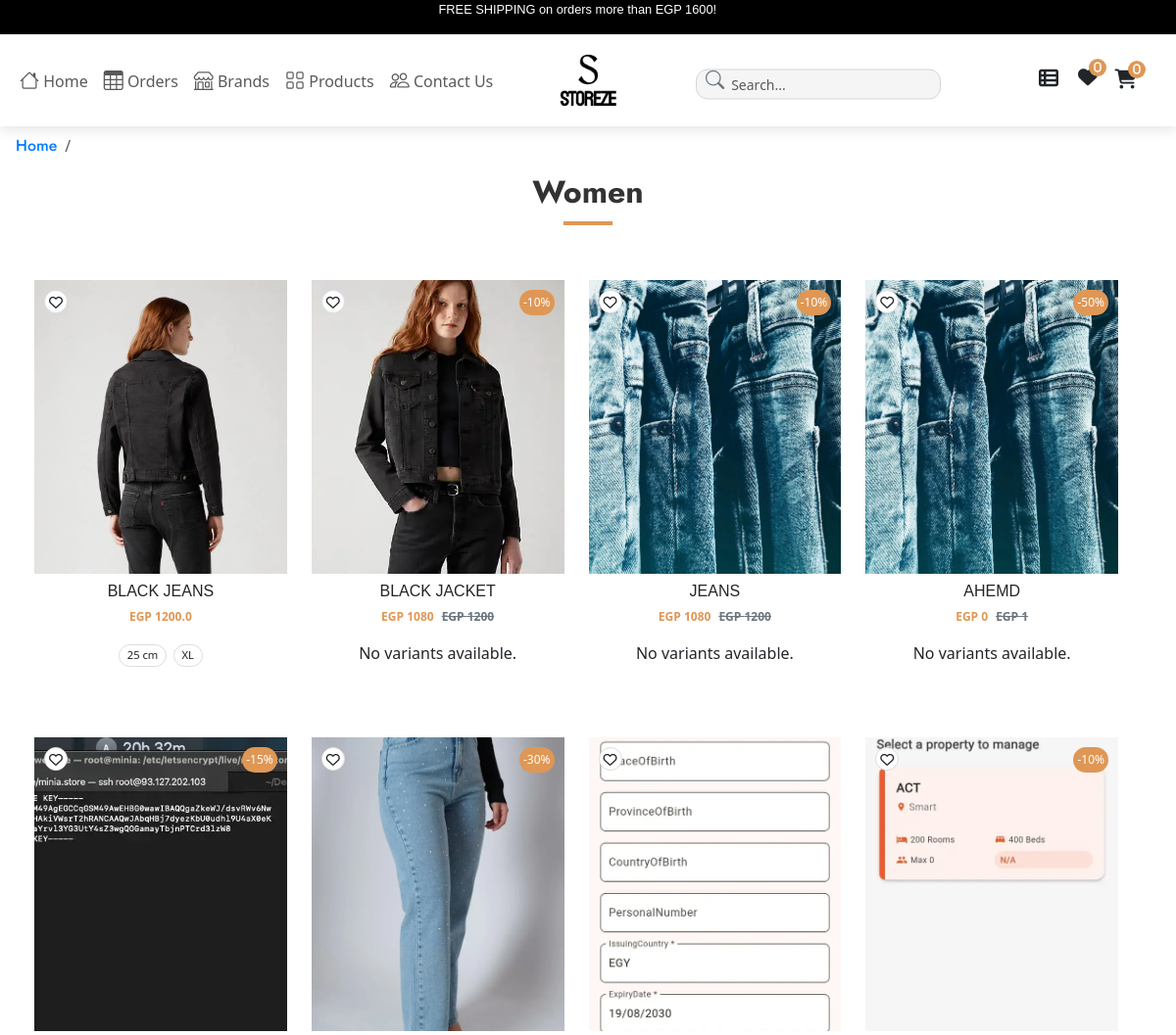
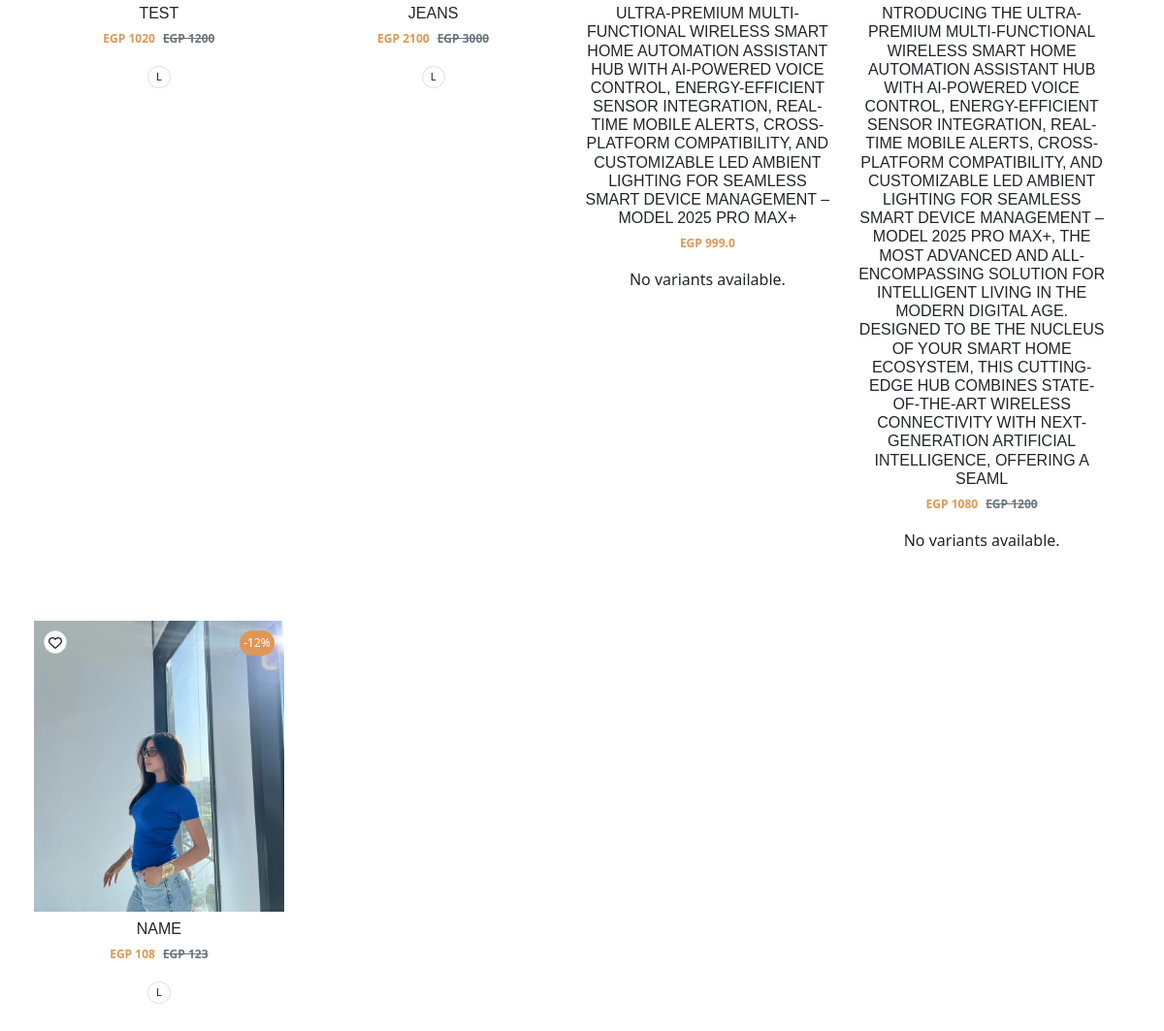
The app's page /categories/9/ with its own data (2 pictures, top to bottom).
### app/models.py (models this page shows, shortened)
class Category(models.Model):
    main_category = models.ForeignKey('Main_Category', on_delete=models.CASCADE)
    name = models.CharField(max_length=100)
    created_at = models.DateTimeField(auto_now_add=True, blank=True, null=True)
    logo = models.ImageField(upload_to="media/category_img", blank=True, null=True)
    def __str__(self):
        return self.name

class Product(models.Model):
    VARIANTS = (
        ('None', 'None'),
        ('Size', 'Size'),
    )
    total_quantity = models.IntegerField()
    vendor = models.ForeignKey(Vendor, on_delete=models.CASCADE, related_name='products', null=True, blank=True)  # Link product to a vendor
    availability = models.IntegerField(null=True)
    featured_image = models.ImageField(upload_to='media/product_imgs', max_length=255, blank=True, null=True)
    product_name = models.CharField(max_length=600)
    Brand = models.ForeignKey(Brand, related_name='products', on_delete=models.CASCADE, null=True)
    price = models.IntegerField()
    discount = models.IntegerField()
    tax = models.IntegerField(null=True)
    variant = models.CharField(max_length=10, choices=VARIANTS, default='None')
    packing_cost = models.IntegerField(null=True)
    product_information = models.CharField(max_length=900, null=True)
    model_name = models.CharField(max_length=900)
    categories = models.ForeignKey(Category, related_name='products', on_delete=models.CASCADE)
    color = models.ManyToManyField(Color, related_name='products', null=True)
    tags = models.CharField(max_length=900)
    description = models.CharField(max_length=900, null=True)
    section = models.ForeignKey(Section, on_delete=models.DO_NOTHING)
    slug = models.SlugField(default='', max_length=900, null=True, blank=True)
    main_categorys = models.ForeignKey(Main_Category, on_delete=models.CASCADE, null=True, blank=True)
    def get_absolute_url(self):
        from django.urls import reverse
        return reverse("product_detail", kwargs={'slug': self.slug})
    class Meta:
        db_table = "app_Product"

class ProductVariation(models.Model):
    product = models.ForeignKey(Product, on_delete=models.CASCADE, related_name='variations')
    size = models.ForeignKey(Size, on_delete=models.CASCADE)
    stock = models.PositiveIntegerField(default=0)  # Track available stock for each size
    price = models.DecimalField(max_digits=10, decimal_places=2, default=0)  # Price for specific variations
    discount = models.DecimalField(max_digits=5, decimal_places=2, default=0, blank=True, null=True)  # Discount for specific variations
    class Meta:
        unique_together = ('product', 'size')  # Ensure unique combinations of product and size

class Size(models.Model):
    name = models.CharField(max_length=100)
    code = models.CharField(max_length=10, blank=True,null=True)

### app/views.py (the view)
# urls.py: path('categories/<int:category_id>/', views.category_detail, name='category_detail'),
def category_detail(request, category_id):
    sub_category = Sub_Category.objects.all()
    categories = Category.objects.all()
    category = get_object_or_404(Category, pk=category_id)
    products = category.products.all()  # Access related products using the 'products' related_name
    return render(request, 'categories/category_detail.html', {'category': category, 'products': products, 'categories': categories, 'sub_category': sub_category})

### app/context_processors.py (called while the page is built)
def wishlist_count(request):
    if request.user.is_authenticated:
        return {'wishlist_count': Wishlist.objects.filter(user=request.user).count()}
    return {'wishlist_count': 0}

### app/templatetags/product_tags.py (called while the page is built)
@register.simple_tag
def call_sellprice(price, discount):
    try:
        price = float(price)
        discount = float(discount) if discount else 0  # Convert discount to float or default to 0 if None
        if discount == 0:
            return price
        sellprice = price - (price * discount / 100)
        return math.floor(sellprice)
    except (ValueError, TypeError):
        return price

### app/templates/categories/category_detail.html (shortened to what this page needs)
{% extends 'app/base.html' %}
{% load product_tags %}
{% block content %}
<div class="mt-2 mx-3">
    <nav aria-label="breadcrumb">
        <ol class="breadcrumb">
            <li class="breadcrumb-item jost-nav"><a href="/">Home</a></li>
            <li class="breadcrumb-item active" aria-current="page"></li>
        </ol>
    </nav>
</div>
<div class="mx-3">
    <h1 class="category-detail-title text-center jost-navy">{{ category.name }}</h1>
</div>
        {% if products %}
            <div class="container">
                <div class="row" id="product-list">
                    {% for i in products %}
                    <div class="col-6 product-card" data-category="{{ i.main_categories }}" data-brand="{{ i.categories }}" data-price="{% call_sellprice i.price i.discount %}">
                        <div class="product-image position-relative">
                            <a href="{{ i.get_absolute_url }}">
                                <img src="{{ i.featured_image.url }}" alt="{{ i.product_name }}">
                            </a>
                            {% if i.discount %}
                                <span class="off">-{{ i.discount }}%</span>
                            {% endif %}
                            {% if i.id %}
                                <div class="wishlist-btn">
                                    <a href="{% url 'add_to_wishlist' i.id %}">
                                        <i class="fa-regular fa-heart text-dark"></i>
                                    </a>
                                </div>
                            {% else %}
                                <p>No product ID available</p>
                            {% endif %}
                        </div>
                        <h6 class="text-center mt-2 tuffy-regular">{{ i.product_name }}</h6>
                        <div class="product-price text-center d-flex justify-content-center align-items-center gap-2">
                            <p class="mb-0 fw-bold">
                                EGP {% call_sellprice i.price i.discount %}
                            </p>
                            {% if i.discount %}
                                <del class="text-secondary"> EGP {{ i.price }} </del>
                            {% endif %}
                        </div>
                        <div class="product-variants mt-3 text-center">
                            {% if i.variations.all %}
                                <div class="sizes">
                                    <ul class="list-inline">
                                        {% for variant in i.variations.all %}
                                            {% if forloop.counter <= 3 %}
                                                <li class="list-inline-item" style="font-size: 0.70rem; padding: 2px 8px; border: 1px solid #ddd; border-radius: 15px; margin: 1px;"
                                                    {% if not data.in_stock %}opacity: 0.4;{% endif %}>
                                                    {{ variant.size.name }}
                                                </li>
                                            {% endif %}
                                        {% endfor %}
                                    </ul>
                                </div>
                            {% else %}
                                <p>No variants available.</p>
                            {% endif %}
                        </div>
                    </div>
                    {% endfor %}
                </div>
            </div>
        {% else %}
            <p>No products available for this category.</p>
        {% endif %}
{% endblock %}

### static/styles/main.css (style rules this page uses)
.container { display: flex; justify-content: space-between; gap: 10px; flex-wrap: wrap; }
.off { position: absolute; top: 10px; right: 10px; background-color: #DF9755; color: white; padding: 5px; border-radius: 5px; }
.product-price { font-size: 16px; font-weight: 700; color: #DF9755; }
.product-card { border: none; border-radius: 10px; padding: 5px; margin-bottom: 30px; transition: transform 0.3s ease; position: relative; box-shadow: none; }
.product-image img { width: 100%; height: 400px; object-fit: cover; border-radius: 10px; }
@media (min-width: 768px) { .container { gap: 20px; } }
@media (min-width: 1024px) { .container { gap: 40px; } }

### app/templates/app/base.html (style rules this page uses)
html, body { max-width: 100%; overflow-x: hidden; }
.jost-nav { font-family: "Jost", sans-serif; font-optical-sizing: auto; font-weight: 500; font-style: normal; }
.jost-navy { font-family: "Jost", sans-serif; font-optical-sizing: auto; font-weight: 300; font-style: normal; }

### app/templates/categories/category_detail.html (style rules this page uses)
.product-card { border: none; border-radius: 10px; padding: 5px; margin-bottom: 30px; transition: transform 0.3s ease; position: relative; box-shadow: none; }
.product-image img { width: 100%; height: 300px; object-fit: cover; border-radius: 0px; }
.wishlist-btn { position: absolute; top: 10px; left: 10px; background-color: white; border: 1.6px solid #ddd; color: #00000; border-radius: 50%; width: 24px; height: 24px; display: flex; justify-content: center; align-items: center; cursor: pointer; font-size: 14px; transition: background-color 0.3s ease, border-color 0.3s ease; }
.off { position: absolute; top: 10px; right: 10px; background-color: #DF9755; color: white; padding: 4px; border-radius: 15px; font-size: 12px; }
.product-price { font-size: 12px; font-weight: 700; color: #DF9755; }
.row { display: grid; grid-template-columns: repeat(4, 1fr); gap: 15px; width: 100%; margin-top: 2.6rem; }
.product-card { width: 100%; }
.breadcrumb-item a { text-decoration: none; color: #007bff; }
.category-detail-title { font-size: 2rem; font-weight: bold; color: #333; }
.category-detail-title.text-center::after { content: ''; display: block; width: 50px; height: 4px; background-color: #DF9755; margin: 10px auto; }
.tuffy-regular { font-family: "Tuffy", sans-serif; font-weight: 300; font-style: normal; text-transform: uppercase; }

### records on screen
Category: name "Women"
Product: featured_image (picture), product_name "BLACK JEANS", price+discount "1200.0"
ProductVariation: size.name "25 cm"
ProductVariation: size.name "XL"
Product: featured_image (picture), discount "10", product_name "BLACK JACKET", price+discount "1080", price "1200", shows "No variants available."
Product: featured_image (picture), discount "10", product_name "JEANS", price+discount "1080", price "1200", shows "No variants available."
Product: featured_image (picture), discount "50", product_name "AHEMD", price+discount "0", price "1", shows "No variants available."
Product: featured_image (picture), discount "15", product_name "TEST", price+discount "1020", price "1200"
ProductVariation: size.name "L"
Product: featured_image (picture), discount "30", product_name "JEANS", price+discount "2100", price "3000"
ProductVariation: size.name "L"
Product: featured_image (picture), product_name "ULTRA-PREMIUM MULTI-FUNCTIONAL WIRELESS SMART HOME AUTOMATION ASSISTANT HUB WITH AI-POWERED VOICE CONTROL, ENERGY-EFFICIENT SENSOR INTEGRATION, REAL-TIME MOBILE ALERTS, CROSS-PLATFORM COMPATIBILITY, AND CUSTOMIZABLE LED AMBIENT LIGHTING FOR SEAMLESS SMART DEVICE MANAGEMENT – MODEL 2025 PRO MAX+", price+discount "999.0", shows "No variants available."
Product: featured_image (picture), discount "10", product_name "NTRODUCING THE ULTRA-PREMIUM MULTI-FUNCTIONAL WIRELESS SMART HOME AUTOMATION ASSISTANT HUB WITH AI-POWERED VOICE CONTROL, ENERGY-EFFICIENT SENSOR INTEGRATION, REAL-TIME MOBILE ALERTS, CROSS-PLATFORM COMPATIBILITY, AND CUSTOMIZABLE LED AMBIENT LIGHTING FOR SEAMLESS SMART DEVICE MANAGEMENT – MODEL 2025 PRO MAX+, THE MOST ADVANCED AND ALL-ENCOMPASSING SOLUTION FOR INTELLIGENT LIVING IN THE MODERN DIGITAL AGE. DESIGNED TO BE THE NUCLEUS OF YOUR SMART HOME ECOSYSTEM, THIS CUTTING-EDGE HUB COMBINES STATE-OF-THE-ART WIRELESS CONNECTIVITY WITH NEXT-GENERATION ARTIFICIAL INTELLIGENCE, OFFERING A SEAML", price+discount "1080", price "1200", shows "No variants available."
Product: featured_image (picture), discount "12", product_name "NAME", price+discount "108", price "123"
ProductVariation: size.name "L"

### other values on screen
{{ request.session.cart|length|default:0 }} "0"
{{ wishlist_count }} "0"
